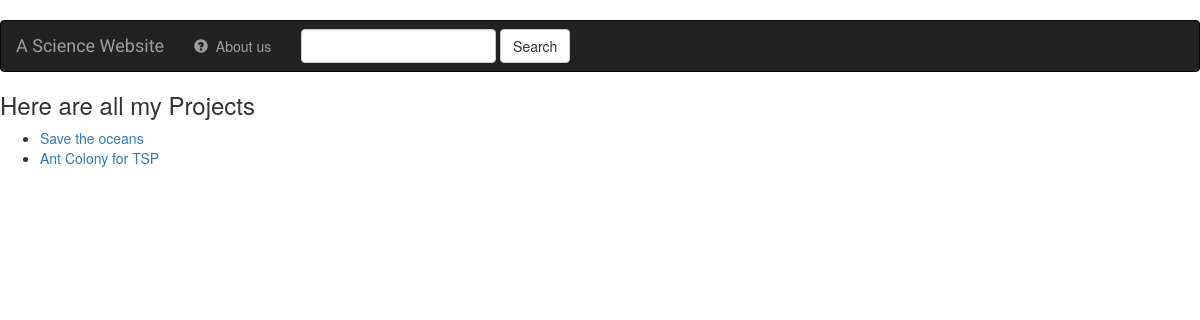
Page /project/ on the earlier database version.
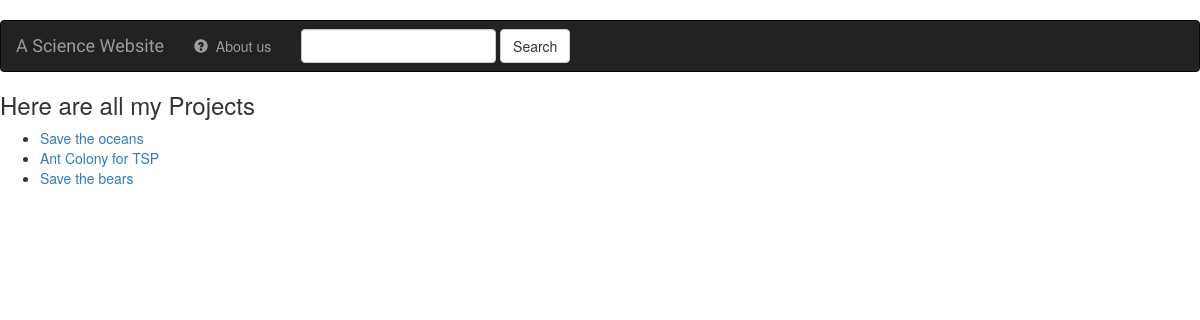
Same page on the later database version.
### project/models.py (models this page shows, shortened)
class Project(models.Model):
    name = models.CharField(max_length=300) #Name of the project
    team_leader = models.CharField(max_length=250) #Leader of the team
    content = models.TextField() #One field for the content of the project

### project/views.py (the view)
# urls.py: path('', views.index, name='index'),
def index(request):
    all_projects = Project.objects.all() #Stores the result of the db call
    context = {'all_projects': all_projects} #Information tha the template needs
    return  render(request, 'project/index.html', context) #The HttpResponse is built in this render

### project/templates/project/index.html (shortened to what this page needs)
{% load staticfiles  %}
<link rel="stylesheet" href="https://maxcdn.bootstrapcdn.com/bootstrap/3.3.6/css/bootstrap.min.css">﻿
<link rel="stylesheet" type="text/css" href="{% static 'project/style.css'%}">
<nav class="navbar navbar-inverse">
    <div class="container-fluid">
        <div class="navbar-header">
            <a class="navbar-brand" href="{% url 'project:index' %}">A Science Website</a>
        </div>
        <div class="collapse navbar-collapse" id="topNavBar">
            <ul class="nav navbar-nav">
                <li class="nav navbar-nav">
                    <a href="{% url 'project:index' %}">
                        <span class="glyphicon glyphicon-question-sign" aria-hidden="true"></span>&nbsp;
                        About us
                    </a>
                </li>
            </ul>
            <form class="navbar-form navbar-left" role="search" method="get" action="#">
                <div class="form-group">
                    <input type="text" class="form-control" name="q" value="">
                </div>
                <button type="submit" class="btn btn-default">Search</button>
            </form>
        </div>
    </div>
</nav>
{% if all_projects %}
    <h3> Here are all my Projects </h3>
    <ul>
        {% for project in all_projects %}
            <li><a href="{% url 'project:detail' project.id %}">{{project.name}}</a></li>
        {% endfor %}
    </ul>
{% else %}
    <h3> You don't have any project</h3>
{% endif %}

### project/static/project/style.css (style rules this page uses)
.navbar { border-radius: 10 }
.navbar-brand { font-family: 'Satisfy', cursive; }

Differences in the rows shown:
added Project: name "Save the bears"
